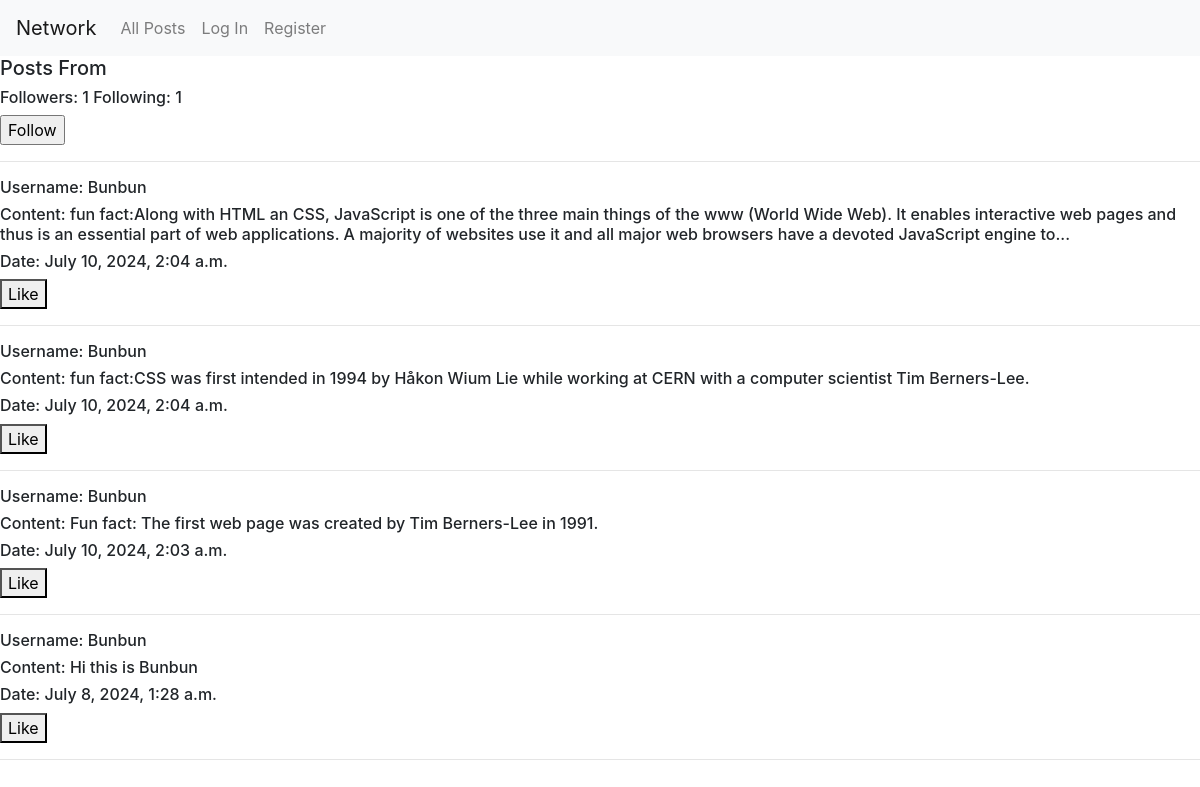
The page /profile/3 on the database its author committed.
### network/models.py (models this page shows, shortened)
class Creatpost(models.Model):
    postcontent = models.CharField(max_length=500)
    user = models.ForeignKey(User, on_delete=models.CASCADE, related_name="authorofpost")
    datecreated = models.DateTimeField(auto_now_add=True)

class User(AbstractUser):
    pass

### network/views.py (the view)
# urls.py: path("profile/<int:user_id>", views.viewprofile, name="viewprofile"),
def viewprofile(request, user_id):
    user = User.objects.get(pk=user_id)
    totalposts = Creatpost.objects.filter(user=user).order_by("id").reverse()
    followingnum = Follower.objects.filter(user=user)
    followernum = Follower.objects.filter(userfollowers=user)
    try:
        checkfollowers = followernum.filter(user=User.objects.get(pk=request.user.id))
        if len(checkfollowers) != 0:
            isuserfollowing = True
        else:
            isuserfollowing = False
    except:
        isuserfollowing = False
    paginator = Paginator(totalposts, 4)
    pagenum = request.GET.get('postindex')
    pagepost = paginator.get_page(pagenum)
    return render(request, "network/profile.html",{
        "totalposts" : totalposts,
        "pagepost":pagepost,
        "displayname" : user.username,
        "followingnum":followingnum,
        "followernum":followernum,
        "isuserfollowing":isuserfollowing,
        "activeuser": user
    })

### network/templates/network/profile.html (shortened to what this page needs)
{% extends "network/layout.html" %}
{% block body %}
    <h5>Posts From {{user.username}}</h5>
    <h6>Followers: {{followernum.count}} Following: {{followingnum.count}}</h6>
    {% if isuserfollowing  %}
        <form action="{% url 'unfollowuser'  %}" method="POST">
            {% csrf_token  %}
            <input type="hidden" name="custfollow" value="{{activeuser}}"/>
            <input type="submit" value="Unfollow"/>
        </form>
    {% else  %}
        <form action="{% url 'followuser'  %}" method="POST">
            <input type="submit" value="Follow"/>
        </form>
    {% endif %}
    <hr>
    <div>
        {% for post in pagepost %}
            <h6>Username: {{post.user}}</h6>
            <h6>Content: {{post.postcontent}}</h6>
            <h6>Date: {{post.datecreated}}</h6>
            <button>Like</button>
            <br>
            <hr>
        {% endfor  %}
    </div>
{% endblock %}

### rows shown on the page
Creatpost: user "Bunbun", postcontent "fun fact:Along with HTML an CSS, JavaScript is one of the three main things of the www (World Wide Web). It enables interactive web pages and thus is an essential part of web applications. A majority of websites use it and all major web browsers have a devoted JavaScript engine to...", datecreated "July 10, 2024, 2:04 a.m."
Creatpost: user "Bunbun", postcontent "fun fact:CSS was first intended in 1994 by Håkon Wium Lie while working at CERN with a computer scientist Tim Berners-Lee.", datecreated "July 10, 2024, 2:04 a.m."
Creatpost: user "Bunbun", postcontent "Fun fact: The first web page was created by Tim Berners-Lee in 1991.", datecreated "July 10, 2024, 2:03 a.m."
Creatpost: user "Bunbun", postcontent "Hi this is Bunbun", datecreated "July 8, 2024, 1:28 a.m."

### other values the page prints
{{ followernum.count }} "1"
{{ followingnum.count }} "1"
